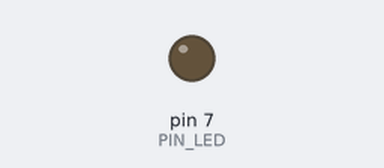
Recording of a sketch running on a simulated Arduino Uno, built with avr-gcc and run on an emulated ATmega328P. On the bench: output pins drawn as LEDs (lit = HIGH). Dashed ring = blinking. At 2.1 s the program stops and its outputs stay as they are.

Above: at 0.5 s.
At 1.85 s:
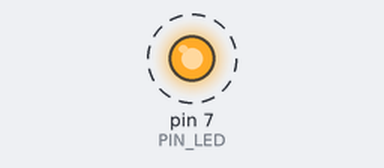
Timing chart, 0 to 3.0 s (numbered marks = the images above):
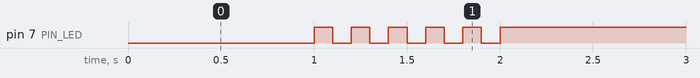

Measured:
- by itself, pin 7 (PIN_LED): alternates HIGH for 0.10 s and LOW for 0.10 s, 11 changes in all, then stays HIGH

The sketch:

05_practice_2.ino
```cpp
#define PIN_LED 7
unsigned int count, toggle, sec;

void setup() {
  pinMode(PIN_LED, OUTPUT);

   toggle = 1;
   count = 0;
   sec = 1000;
}

void loop() {
  if(count < 12) {
    toggle = toggle_state(toggle);
    digitalWrite(PIN_LED, toggle);
    delay(sec);
    sec = sec_state(sec);
    count++;
  }
  else {
    while(1){

      }
    }
}

int toggle_state(int toggle) {
  return !toggle;
  }

 int sec_state(int sec) {
  return 100;
  }
```
